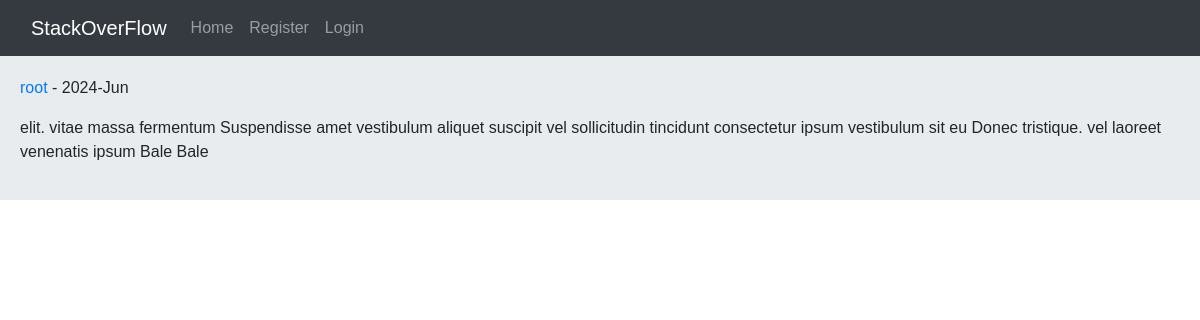
The page /post/2/elit-vitae-massa-fermentum-suspendisse-amet-vestib/ on the database its author committed.
### home/models.py (models this page shows, shortened)
class Post(models.Model):
    user = models.ForeignKey(User, on_delete=models.CASCADE)
    body = models.TextField()
    slug = models.SlugField(unique=True)
    created = models.DateTimeField(auto_now_add=True)
    updated = models.DateTimeField(auto_now=True)

### home/views.py (the view)
# urls.py: path('post/<int:pk>/<slug:slug>/', views.PostDetailView.as_view(), name='post-detail'),
class PostDetailView(View):
    def get(self, request, pk, slug):
        post = get_object_or_404(Post, pk=pk, slug=slug)
        return render(request, 'home/detail.html', {'post': post})

### home/templates/home/detail.html (shortened to what this page needs)
{% extends '_base.html' %}
{% block content %}
    <p><a href="{% url 'accounts:user-profile' post.user.id %}">{{ post.user.username }}</a>
        - {{ post.updated|date:"Y-M" }}
    </p>
    <p>{{ post.body }}</p>
{% endblock %}

### templates/_base.html (style rules this page uses)
body { font-family: 'Tahoma', sans-serif; }

### rows shown on the page
Post: user.username "root", updated "2024-Jun", body "elit. vitae massa fermentum Suspendisse amet vestibulum aliquet suscipit vel sollicitudin tincidunt consectetur ipsum vestibulum sit eu Donec tristique. vel laoreet venenatis ipsum Bale Bale"
